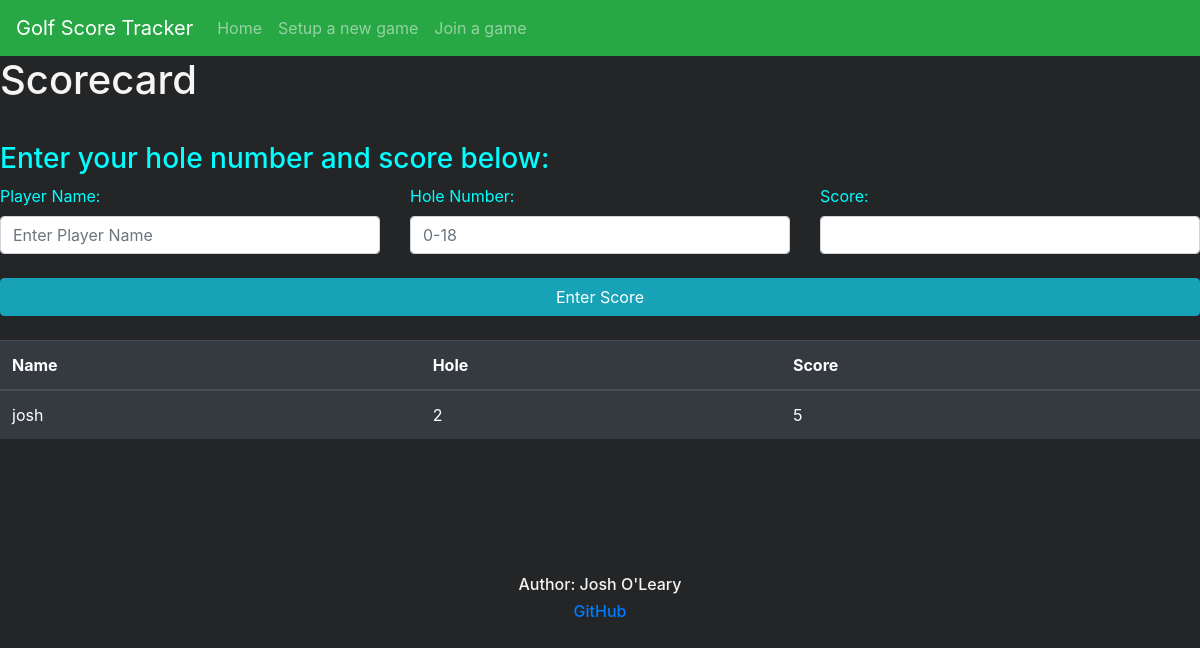
/game, run on an earlier commit of the app's database.
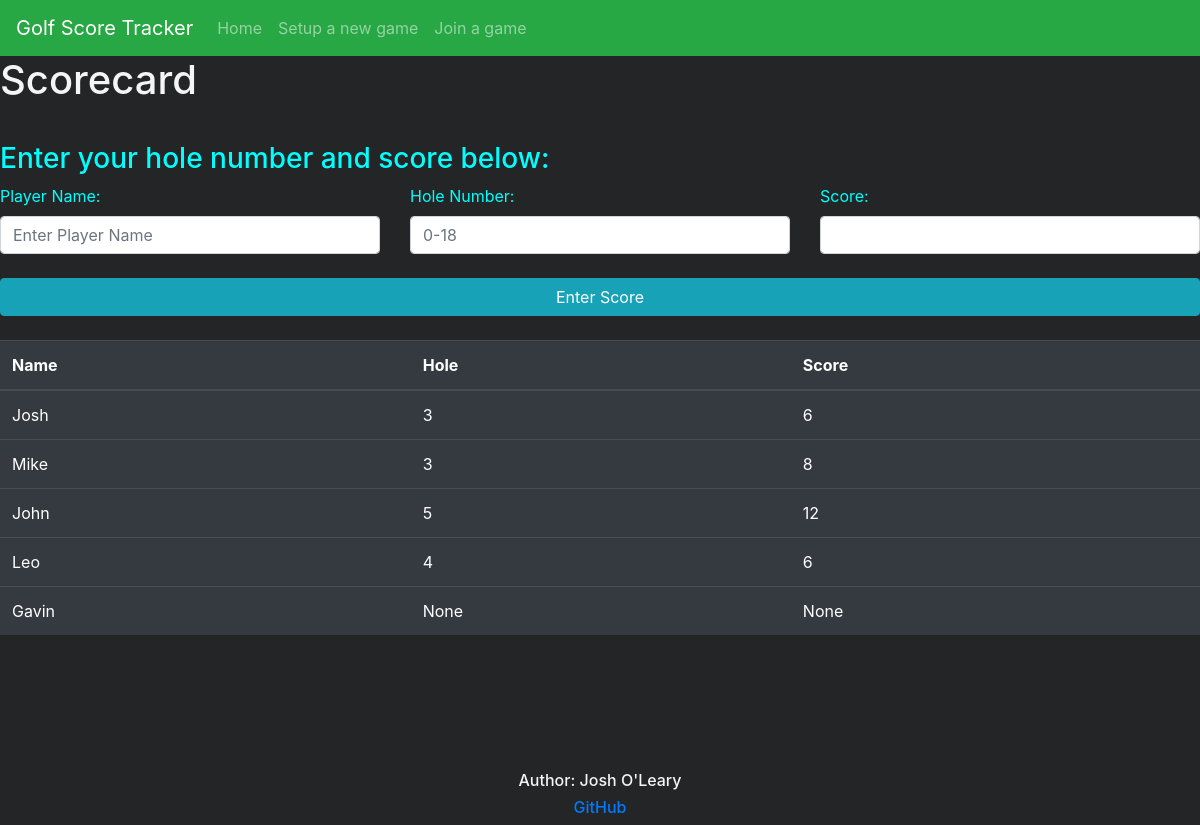
And on a later commit of the database.
### golf/dbmodels.py (models this page shows, shortened)
class player(db.Model, UserMixin):
    id = db.Column(db.Integer(), primary_key=True)
    pname = db.Column(db.String(length=40))
    holenum = db.Column(db.Integer)
    score = db.Column(db.Integer)
    game_id = db.Column(db.Integer, db.ForeignKey('setgame.id'))

### golf/auth.py (the view, shortened to what this page needs)
@auth.route('/game', methods=['GET', 'POST'])
def game_page():
    players = player.query.all()
    return render_template('game.html', players=players)

### golf/templates/game.html (shortened to what this page needs)
{% extends 'base.html' %}
{% block content %}
   <h1>Scorecard</h1>
    <form method="POST" class="form-register" style="color: cyan">
        <h3> Enter your hole number and score below:</h3>
        <div class="row">
            <div class="col">
                <label for="pname">Player Name:</label>
                <input
                type="text"
                class="form-control"
                id="pname"
                name="pname"
                placeholder="Enter Player Name"
                />
            </div>
            <div class="col">
                <label for="holenum">Hole Number:</label>
                <input
                type="number"
                class="form-control"
                id="holenum"
                name="holenum"
                placeholder="0-18"
                />
            </div>
            <div class="col">
                <label for="score">Score:</label>
                <input
                type="number"
                class="form-control"
                id="score"
                name="score"
                />
            </div>
        </div>
        <br>
        <button type="submit" class="btn btn-block btn-info">Enter Score</button>
   </form>
    <br>
    <table class="table table-hover table-dark">
        <thead>
            <tr>
                <th scope="col">Name</th>
                <th scope="col">Hole</th>
                <th scope="col">Score</th>
            </tr>
        </thead>
    <tbody>
            {% for i in players %}
            <tr>
                <td> {{ i.pname }} </td>
                <td> {{ i.holenum }} </td>
                <td> {{ i.score }} </td>
            </tr>
            {% endfor %}
    </tbody>
    </table>
{% endblock %}

### golf/templates/base.html (shortened to what this page needs)
<!doctype html>
<html lang="en">
   <head>
      <link rel="stylesheet" href="https://cdn.jsdelivr.net/npm/bootstrap@4.5.3/dist/css/bootstrap.min.css">
   </head>
   <body>
    <nav class="navbar navbar-expand-md navbar-dark bg-success">
        <a class="navbar-brand">Golf Score Tracker</a>
        <div class="collapse navbar-collapse" id="navbarNav">
          <ul class="navbar-nav mr-auto">
              <li class="nav-item">
                  <a class="nav-link" href="index">Home</a>
              </li>
              <li class="nav-item">
                  <a class="nav-link" href="setup">Setup a new game</a>
              </li>
              <li class="nav-item">
                <a class="nav-link" href="join">Join a game</a>
            </li>
          </ul>
        </div>
      </nav>
      {% block content %}
      {% endblock %}
   </body>
   <div class="container, mt-10">
   <footer>
    <h6>Author: Josh O'Leary</h6>
    <h6><a href="https://github.com/Josholeary">GitHub</a></h6>
  </footer>
  </div>
</html>

### golf/templates/base.html (style rules this page uses)
body { background-color: #242526; color: #f5f5f5 }
h1 { text-decoration:overline; padding-bottom: 2.5%; }
footer { text-align: center; padding-top: 10%; }

What changed in the data, as far as the page shows it:
changed player: pname "josh" → "Josh"; holenum "2" → "3"; score "5" → "6"
added player: pname "Mike", holenum "3", score "8"
added player: pname "John", holenum "5", score "12"
added player: pname "Leo", holenum "4", score "6"
added player: pname "Gavin", holenum "None", score "None"
